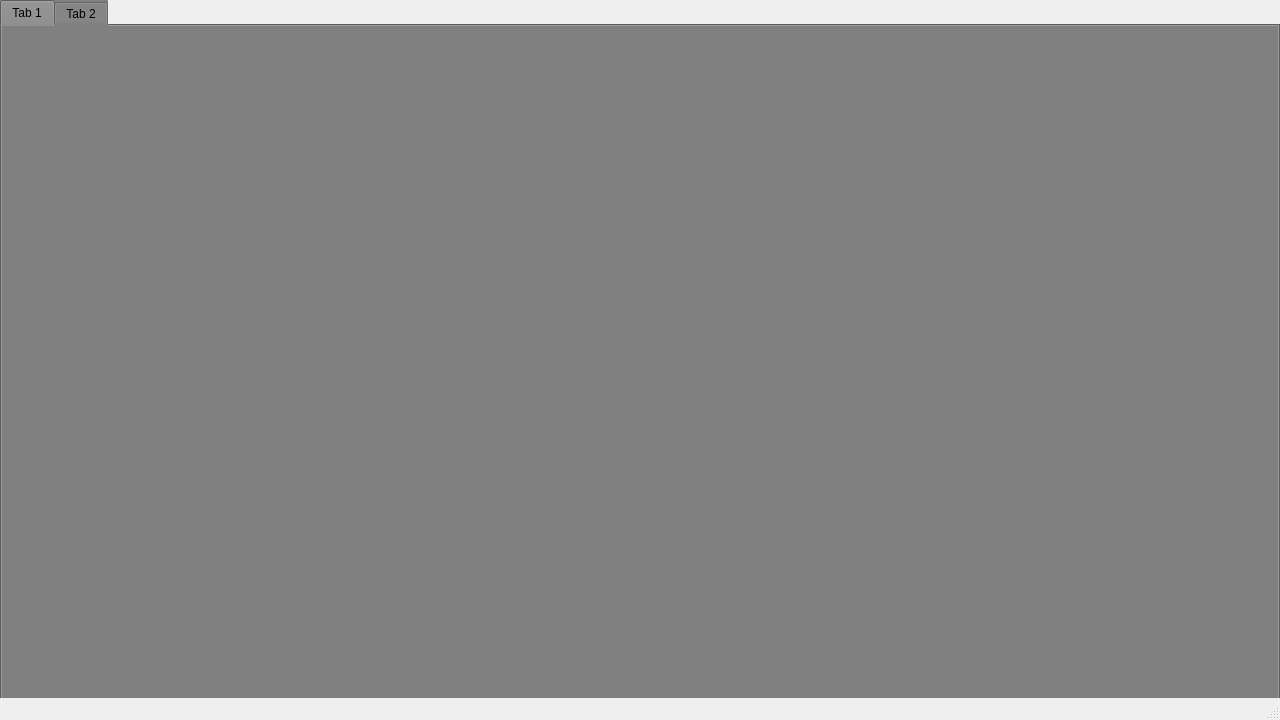
<?xml version="1.0" encoding="UTF-8"?>
<ui version="4.0">
 <class>ValveCentralHoleClass</class>
 <widget class="QMainWindow" name="ValveCentralHoleClass">
  <property name="geometry">
   <rect>
    <x>0</x>
    <y>0</y>
    <width>1280</width>
    <height>720</height>
   </rect>
  </property>
  <property name="windowTitle">
   <string>MainWindow</string>
  </property>
  <widget class="QWidget" name="centralwidget">
   <widget class="QTabWidget" name="tab_widget">
    <property name="geometry">
     <rect>
      <x>0</x>
      <y>0</y>
      <width>1280</width>
      <height>720</height>
     </rect>
    </property>
    <property name="styleSheet">
     <string notr="true">background: gray;</string>
    </property>
    <widget class="QWidget" name="tab">
     <attribute name="title">
      <string>Tab 1</string>
     </attribute>
    </widget>
    <widget class="QWidget" name="tab_2">
     <attribute name="title">
      <string>Tab 2</string>
     </attribute>
    </widget>
   </widget>
  </widget>
  <widget class="QMenuBar" name="menubar">
   <property name="geometry">
    <rect>
     <x>0</x>
     <y>0</y>
     <width>1280</width>
     <height>22</height>
    </rect>
   </property>
  </widget>
  <widget class="QStatusBar" name="statusbar"/>
 </widget>
 <resources/>
 <connections/>
</ui>
